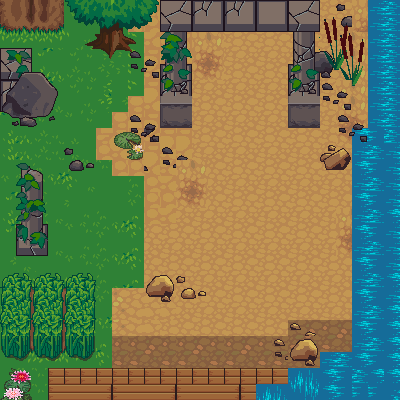

A 2D game scene composited from a Tiled map and its tileset images. What follows is a short description and the map's XML, with each tile layer's data collapsed to a summary:
An orthogonal 25x25 tile map with 16x16 px tiles, 5 tile layers (Ground, Ground, Ground, Ground, ...) and 23 objects.

<map version="1.5" tiledversion="1.6.0" orientation="orthogonal" renderorder="right-down" width="25" height="25" tilewidth="16" tileheight="16" infinite="0" nextlayerid="7" nextobjectid="37">
 <tileset firstgid="1" source="terrain_atlas.tsx" />
 <layer id="1" name="Ground" width="25" height="25">
  <data>[625 cells, 625 non-empty, 44 distinct tile ids]</data>
 </layer>
 <layer id="2" name="Ground" width="25" height="25">
  <data>[625 cells, 88 non-empty, 61 distinct tile ids]</data>
 </layer>
 <layer id="5" name="Ground" width="25" height="25">
  <data>[625 cells, 16 non-empty, 8 distinct tile ids]</data>
 </layer>
 <layer id="3" name="Ground" width="25" height="25">
  <data>[625 cells, 290 non-empty, 93 distinct tile ids]</data>
 </layer>
 <layer id="4" name="Ground" width="25" height="25">
  <data>[625 cells, 93 non-empty, 60 distinct tile ids]</data>
 </layer>
 <objectgroup id="6" name="Object Layer 1">
  <object id="6" x="153.333" y="0" width="170.667" height="36.6667" />
  <object id="8" x="282.667" y="22.6667" width="44" height="107.333" />
  <object id="9" x="154" y="18.6667" width="43.3333" height="115.333" />
  <object id="11" x="0.666667" y="48" width="64" height="82" />
  <object id="12" x="-0.666667" y="159.333" width="56" height="103.333" />
  <object id="13" x="-0.666667" y="128.667" width="18" height="30.6667" />
  <object id="14" x="2" y="1.33333" width="398" height="14.6667" />
  <object id="16" x="322.667" y="16.6667" width="44" height="68" />
  <object id="20" x="362" y="42.6667" width="38" height="84.6667" />
  <object id="21" x="323.333" y="15.3333" width="42.6667" height="70.6667" />
  <object id="22" x="378.667" y="124" width="24" height="283.333" />
  <object id="23" x="-1.33333" y="368.667" width="48.6667" height="32" />
  <object id="24" x="0" y="261.333" width="111.333" height="107.333" />
  <object id="25" x="1.33333" y="0.666667" width="64" height="48" />
  <object id="26" x="65.3333" y="16" width="89.3333" height="64.6667" />
  <object id="27" x="162" y="2" width="36" height="79.3333" />
  <object id="28" x="170" y="1.33333" width="128" height="35.3333" />
  <object id="30" x="190" y="30" width="101" height="26" />
  <object id="31" x="50" y="391" width="206" height="10" />
  <object id="33" x="255.333" y="369.333" width="147.333" height="32.6667" />
  <object id="34" x="288" y="336.667" width="114" height="40.6667" />
  <object id="35" x="352" y="128.667" width="50" height="214.667" />
  <object id="36" x="424.667" y="209.333" />
 </objectgroup>
</map>
